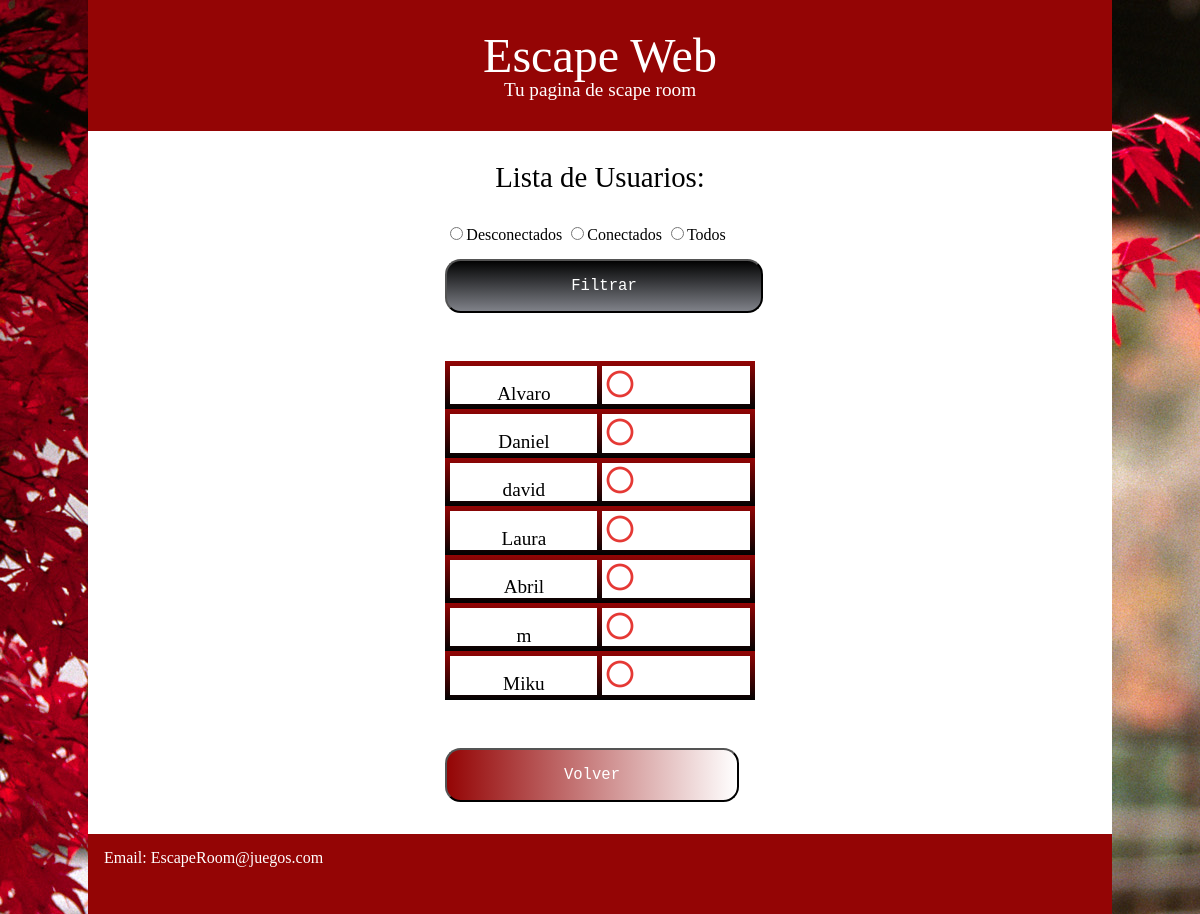
The app's page /Ventanas/Lista.php with its own data.
### tables this page shows
CREATE TABLE `persona` (
  `nombre` varchar(20) NOT NULL,
  `correo` varchar(30) NOT NULL,
  `password` varchar(40) NOT NULL,
  `foto` varchar(30) NOT NULL,
  `prestigio` varchar(20) NOT NULL,
  `aciertos` int NOT NULL,
  `victorias` int NOT NULL,
  `activo` tinyint(1) NOT NULL,
  `conectado` tinyint(1) NOT NULL
);

### Base_de_datos/Conexion.php (called while the page is built, shortened)
<?php
class Conexion
{
    public static $conexion;
    public static function abrirConexion()
    {
        self::$conexion = new mysqli(Parametros::$url, Parametros::$usuario, Parametros::$password, Parametros::$bbdd);
    }
    public static function ArrayDePersonas()
    {
        $array = array();
        $query = "SELECT * FROM persona";
        $resultado = self::$conexion->query($query);
        if ($resultado) {
            while ($fila = mysqli_fetch_array($resultado)) {
                $per = new Persona($fila["nombre"], $fila["correo"]);
                $per->setPassword($fila['password']);
                $per->setFoto($fila['foto']);
                $per->setPrestigio($fila['prestigio']);
                $per->setAciertos($fila['aciertos']);
                $per->setVictoria($fila['victorias']);
                $per->setActivo($fila['activo']);
                $per->setConectar($fila['conectado']);
                $array[] = $per;
            }
        }
        return $array;
    }
}

### Objetos/Persona.php (called while the page is built, shortened)
<?php
class Persona
{
   private $nombre;
   private $conectado;
   public function __construct($nombre, $correo)
   {
      $this->nombre = $nombre;
      $this->conectado = false;
   }
   public function setConectar($conectado)
   {
      $this->conectado = $conectado;
   }
   public function getNombre()
   {
      return $this->nombre;
   }
   public function getConectado()
   {
      return $this->conectado;
   }
}

### Ventanas/Lista.php (the view, shortened to what this page needs)
<!DOCTYPE html>
<html lang="en">
<head>
    <link rel="stylesheet" type="text/css" href="../CSS/general.css">
</head>
<body class="oriental">
    <?php
    require_once '../Objetos/Persona.php';
    require_once '../Base_de_datos/Conexion.php';
    $users = Conexion::ArrayDePersonas();
    ?>
    <main class="container oriental">
        <header class="row oriental">
            <h1>Escape Web</h1>
            <h4>Tu pagina de scape room</h4>
        </header>
        <section class="row">
            <div class="xl-col-12 l-col-12 m-col-12 s-col-12 separado">
                <h3>Lista de Usuarios:</h3>
            </div>
            <div class="row margen-4">
                <div class="xl-col-12 l-col-12 m-col-12 s-col-12">
                    <form action="Lista.php" method="POST" class="oriental" novalidate>
                        <div class="row">
                            <span><input type="radio" value="0" name="opcion">Desconectados</span>
                            <span><input type="radio" value="1" name="opcion">Conectados</span>
                            <span><input type="radio" value="2" name="opcion">Todos</span>
                        </div>
                        <div class="row p-a-1 p-d-1">
                            <input class="xl-col-6 l-col-6 m-col-6 s-col-6" type="submit" value="Filtrar" name="Filtro">
                        </div>
                    </form>
                </div>
            </div>
                    <div class="row margen-4">
                        <div class="xl-col-6 l-col-6 m-col-6 s-col-6">
                            <?php
                            if (!isset($_REQUEST['Filtro'])) {
                                foreach ($users as $persona) {
                            ?>
                                    <table class="oriental">
                                        <tr>
                                            <td><?php echo '<h4>' . $persona->getNombre() . '</h4>' ?></td>
                                            <td><?php if ($persona->getConectado() == 1) {
                                                    echo '<img src="../ICONOS/Conectado.png" class="tamaño">';
                                                } else {
                                                    echo '<img src="../ICONOS/Desconectado.png" class="tamaño">';
                                                } ?></td>
                                        </tr>
                                    </table>
                            <?php
                                }
                            }
                            ?>
                        </div>
                    </div>
                    <div class="row margen-4">
                        <div class="xl-col-6 l-col-6 m-col-6 s-col-6">
                            <form action="../Base_de_datos/controlador.php" method="POST" class="oriental">
                                <div class="row p-a-1 p-d-1">
                                    <input class="xl-col-12 l-col-12 m-col-12 s-col-12 botVolver" type="submit" value="Volver" name="VolverMenu">
                                </div>
                            </form>
                        </div>
                    </div>
        </section>
        <footer class=" oriental row">
            <div class="xl-col-12 l-col-12 m-col-12 s-col-12">
                <p>Email: EscapeRoom@juegos.com</p>
            </div>
        </footer>
    </main>
</body>
</html>

### CSS/general.css (style rules this page uses)
html, body, div, span, applet, object, iframe, h1, h2, h3, h4, h5, h6, p, blockquote, pre, a, abbr, acronym, address, big, cite, code, del, dfn, em, img, ins, kbd, q, s, samp, small, strike, strong, sub, sup, tt, var, b, u, i, center, dl, dt, dd, ol, ul, li, fieldset, form, label, legend, table, caption, tbody, tfoot, thead, tr, th, td, article, aside, canvas, details, embed, figure, figcaption, footer, header, hgroup, menu, nav, output, ruby, section, summary, time, mark, audio, video { margin: 0; padding: 0; border: 0; font-size: 100%; font: inherit; vertical-align: baseline; }
article, aside, details, figcaption, figure, footer, header, hgroup, menu, nav, section { display: block; }
body { line-height: 1; }
table { border-collapse: collapse; border-spacing: 0; }
.margen-4 { margin-left: 33.3333333333%; }
@media only screen and (max-width: 2000px) { .xl-col-6 { width: 50%; } }
@media only screen and (max-width: 2000px) { .xl-col-12 { width: 100%; } }
@media only screen and (max-width: 1280px) { .l-col-6 { width: 50%; } }
@media only screen and (max-width: 1280px) { .l-col-12 { width: 100%; } }
[class*=col-] { float: left; box-sizing: border-box; padding: 1em; }
.p-d-1 { padding-right: 1em; }
.p-a-1 { padding-top: 1em; }
.p-d-1 { padding-bottom: 1em; }
h1 { font-size: 3rem; font-family: "Garamond"; text-align: center; }
h3 { font-size: 1.8rem; font-family: "Garamond"; text-align: center; }
h4 { font-size: 1.2rem; font-family: "Garamond"; text-align: center; }
p { font-family: "Consolas"; font-size: 1rem; }
body.oriental { background-image: url("../IMAGENES/indexOriental.jpg"); background-color: #fff; }
main.oriental { background-color: #fff; }
header.oriental { background-color: #940505; color: #ffffff; padding: 2rem; text-align: center; }
footer.oriental { color: #ffffff; background-color: #940505; height: 5rem; }
table { width: 100%; }
table.oriental { background: linear-gradient(to bottom, #940505, #020202); border-collapse: separate; border-spacing: 5px; color: #fff; }
table.oriental td, table.oriental th { padding: 0.1em; background: #fff; color: #000000; width: 25%; }
.tamaño { height: 2rem; width: 2rem; }
form.oriental input[type=submit], form.oriental input[type=button] { background-color: #fff; color: #fff; font-family: monospace; font-size: 1.2em; margin: auto; padding: 16px; border-radius: 1em 1em 1em 1em; background-image: linear-gradient(to bottom, #020202, rgba(77, 80, 90, 0.719)); }
form.oriental input[type=submit].botVolver, form.oriental input[type=button].botVolver { color: #ffffff; background-image: linear-gradient(to right, #940505, #ffffff); }
form.oriental input[type=checkbox], form.oriental input[type=radio] { display: inline; }
.container:after, .row:after, .u-cf { content: ""; display: table; clear: both; }
.separado { padding-top: 2rem; }
.container { position: relative; width: 100%; max-width: 1024px; margin: 0 auto; box-sizing: border-box; }

### records on screen
persona: nombre "Alvaro", conectado 0 (drawn)
persona: nombre "Daniel", conectado 0 (drawn)
persona: nombre "david", conectado 0 (drawn)
persona: nombre "Laura", conectado 0 (drawn)
persona: nombre "Abril", conectado 0 (drawn)
persona: nombre "m", conectado 0 (drawn)
persona: nombre "Miku", conectado 0 (drawn)
